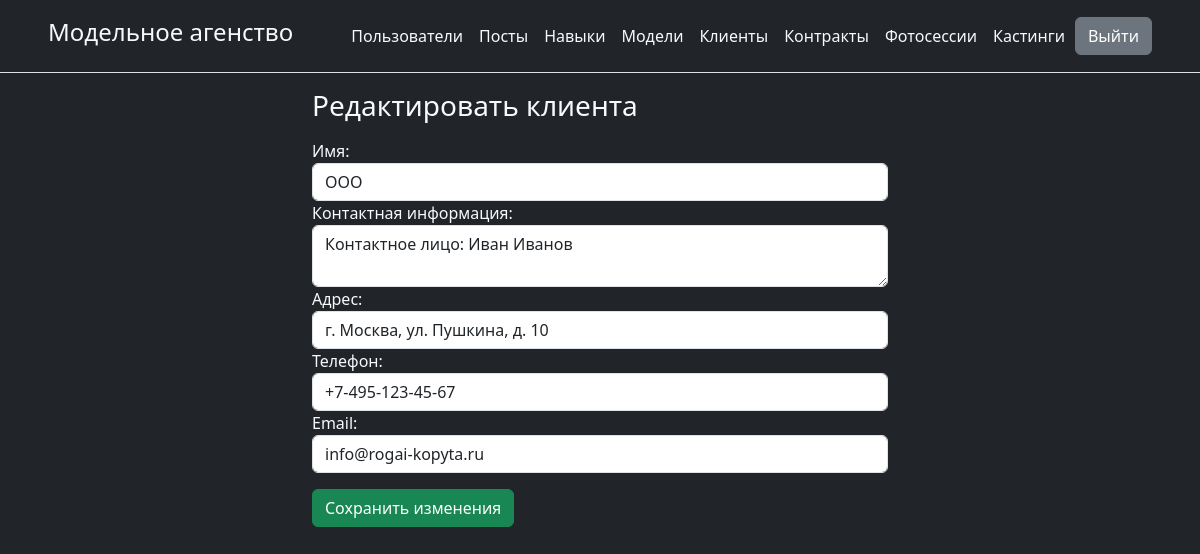
Page /admin/clients/edit_client.php?client_id=1 (signed in) on the committed database.
### tables this page shows
CREATE TABLE `clients` (
  `id` int NOT NULL,
  `name` varchar(100) NOT NULL,
  `contact_info` varchar(255) DEFAULT NULL,
  `address` varchar(255) DEFAULT NULL,
  `phone` varchar(20) DEFAULT NULL,
  `email` varchar(100) DEFAULT NULL
);

### admin/clients/edit_client.php (the view, shortened to what this page needs)
<?php
include '../header.php';
require_once '../database_connection.php';
$client_id = $_GET['client_id'];
try {
	$stmt = $pdo->prepare("SELECT * FROM clients WHERE id = ?");
	$stmt->execute([$client_id]);
	$client = $stmt->fetch(PDO::FETCH_ASSOC);
} catch (PDOException $e) {
	echo "Ошибка при получении данных клиента: " . $e->getMessage();
}
?>
<body class="bg-dark text-light">
<div class="container w-50">
	<h3 class="text-light my-3">Редактировать клиента</h3>
	<form action="edit_client.php?client_id=<?php echo $client_id; ?>" method="post">
		<div class="form-group">
			<label for="name">Имя:</label>
			<input type="text" id="name" name="name" class="form-control" value="<?php echo $client['name']; ?>" required>
		</div>
		<div class="form-group">
			<label for="contact_info">Контактная информация:</label>
			<textarea id="contact_info" name="contact_info" class="form-control"><?php echo $client['contact_info']; ?></textarea>
		</div>
		<div class="form-group">
			<label for="address">Адрес:</label>
			<input type="text" id="address" name="address" class="form-control" value="<?php echo $client['address']; ?>">
		</div>
		<div class="form-group">
			<label for="phone">Телефон:</label>
			<input type="text" id="phone" name="phone" class="form-control" value="<?php echo $client['phone']; ?>">
		</div>
		<div class="form-group mb-3">
			<label for="email">Email:</label>
			<input type="email" id="email" name="email" class="form-control" value="<?php echo $client['email']; ?>">
		</div>
		<button type="submit" class="btn btn-success">Сохранить изменения</button>
	</form>
</div>
</body>
</html>

### rows in the picture
clients: contact_info "Контактное лицо: Иван Иванов", address "г. Москва, ул. Пушкина, д. 10", phone "+7-495-123-45-67", email "info@rogai-kopyta.ru"
